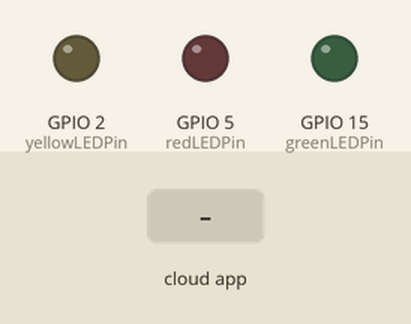
Recording of a sketch running on a simulated ESP8266 (NodeMCU). On the bench: output pins drawn as LEDs (lit = HIGH). The inputs (shaded band) are chosen by the test bench. WiFi joins after 1.5 s; servers stay silent unless stated; the Firebase database answers and starts empty; what the sketch prints to the serial monitor is not drawn.

Above: at 2.7 s.
2.8 s: the phone or cloud app sets refillOn to 1
At 4.7 s:
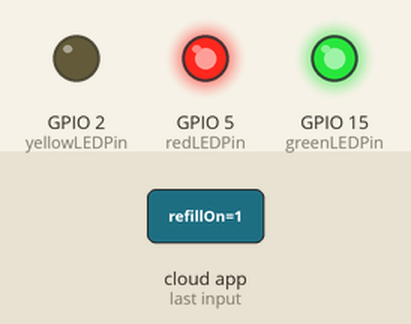
5.0 s: the phone or cloud app sets refillOn to 0
At 6.7 s:
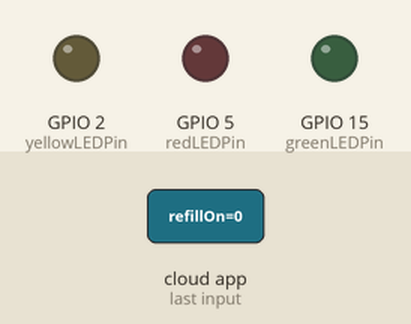
7.5 s: the phone or cloud app sets cementSeqOn to 1
At 9.7 s:
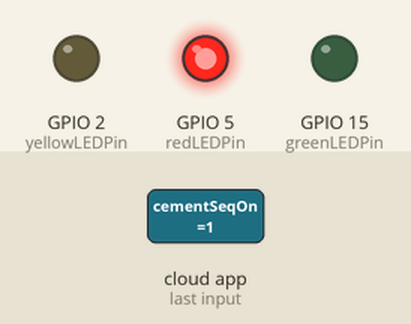
10.0 s: the phone or cloud app sets cementSeqOn to 0
At 11.8 s:
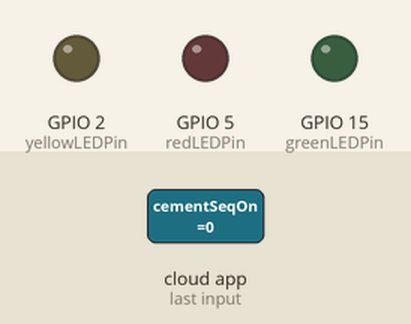
12.5 s: the phone or cloud app sets aggregateSeqOn to 1
At 13.8 s:
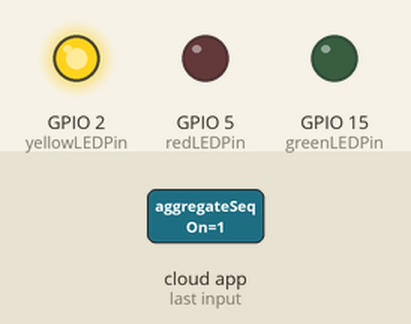
Timing chart, 0 to 15.5 s (numbered marks = the images above; inputs shaded):
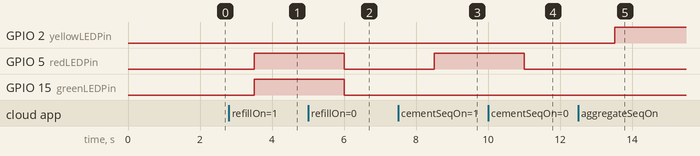

The sketch:

betonara_sketch.ino
```cpp
#include <Arduino.h>
#if defined(ESP32)
  #include <WiFi.h>
#elif defined(ESP8266)
  #include <ESP8266WiFi.h>
#endif
#include <Firebase_ESP_Client.h>

//Provide the token generation process info.
#include "addons/TokenHelper.h"
//Provide the RTDB payload printing info and other helper functions.
#include "addons/RTDBHelper.h"

// Insert your network credentials
#define WIFI_SSID "DBZ"
#define WIFI_PASSWORD "ganimedkalisto"

// Insert Firebase project API Key
#define API_KEY "AIzaSyAYde5VpbifBYJKQ8P-gjKVnLfldTGPrCo"

// Insert RTDB URLefine the RTDB URL */
#define DATABASE_URL "https://iot-betonara-rtdb-default-rtdb.europe-west1.firebasedatabase.app/"

//Define Firebase Data object
FirebaseData fbdo;

FirebaseAuth auth;
FirebaseConfig config;

// declare variables
unsigned long sendDataPrevMillis = 0;
bool signupOK = false;

bool refillOn;
bool cementSeqOn;
bool aggregateSeqOn;
bool waterSeqOn;
bool scaleEmptyingOn;

int redLEDPin = 5;
int yellowLEDPin = 2;
int greenLEDPin = 15;

void setup(){
  Serial.begin(115200);
  WiFi.begin(WIFI_SSID, WIFI_PASSWORD);
  Serial.print("Connecting to Wi-Fi");
  while (WiFi.status() != WL_CONNECTED){
    Serial.print(".");
    delay(300);
  }
  Serial.println();
  Serial.print("Connected with IP: ");
  Serial.println(WiFi.localIP());
  Serial.println();

  /* Assign the api key (required) */
  config.api_key = API_KEY;

  /* Assign the RTDB URL (required) */
  config.database_url = DATABASE_URL;

  /* Sign up */
  if (Firebase.signUp(&config, &auth, "", "")){
    Serial.println("ok");
    signupOK = true;
  }
  else{
    Serial.printf("%s\n", config.signer.signupError.message.c_str());
  }

  /* Assign the callback function for the long running token generation task */
  config.token_status_callback = tokenStatusCallback; //see addons/TokenHelper.h

  Firebase.begin(&config, &auth);
  Firebase.reconnectWiFi(true);

  //make the red LED pin output and initially turned off
  pinMode(redLEDPin, OUTPUT);
  digitalWrite(redLEDPin, LOW);
  //make the yellow LED pin output and initially turned off
  pinMode(yellowLEDPin, OUTPUT);
  digitalWrite(yellowLEDPin, LOW);
  //make the green LED pin output and initially turned off
  pinMode(greenLEDPin, OUTPUT);
  digitalWrite(greenLEDPin, LOW);
}

void loop(){
  if (Firebase.ready() && signupOK && (millis() - sendDataPrevMillis > 500 || sendDataPrevMillis == 0)){
    sendDataPrevMillis = millis();

    Serial.println("------------- print this or else... --------------");


    // Read bool values from the realtime database
    if (Firebase.RTDB.getBool(&fbdo, "/concrete/refillOn")) {
      if (fbdo.dataTypeEnum() == firebase_rtdb_data_type_boolean) {
        refillOn = fbdo.to<bool>();
      }
    }
    if (Firebase.RTDB.getBool(&fbdo, "/concrete/cementSeqOn")) {
      if (fbdo.dataTypeEnum() == firebase_rtdb_data_type_boolean) {
        cementSeqOn = fbdo.to<bool>();
      }
    }
    if (Firebase.RTDB.getBool(&fbdo, "/concrete/aggregateSeqOn")) {
      if (fbdo.dataTypeEnum() == firebase_rtdb_data_type_boolean) {
        aggregateSeqOn = fbdo.to<bool>();
      }
    }
    if (Firebase.RTDB.getBool(&fbdo, "/concrete/waterSeqOn")) {
      if (fbdo.dataTypeEnum() == firebase_rtdb_data_type_boolean) {
        waterSeqOn = fbdo.to<bool>();
      }
    }
    if (Firebase.RTDB.getBool(&fbdo, "/concrete/scaleEmptyingOn")) {
      if (fbdo.dataTypeEnum() == firebase_rtdb_data_type_boolean) {
        scaleEmptyingOn = fbdo.to<bool>();
      }
    }

    if (refillOn) {
      digitalWrite(redLEDPin, HIGH);
      digitalWrite(yellowLEDPin, LOW);
      digitalWrite(greenLEDPin, HIGH);
      delay(500);
    } else if (cementSeqOn) {
      digitalWrite(redLEDPin, HIGH);
      digitalWrite(yellowLEDPin, LOW);
      digitalWrite(greenLEDPin, LOW);
      delay(500);
    } else if (aggregateSeqOn) {
      digitalWrite(redLEDPin, LOW);
      digitalWrite(yellowLEDPin, HIGH);
      digitalWrite(greenLEDPin, LOW);
      delay(500);
    } else if (waterSeqOn) {
      digitalWrite(redLEDPin, LOW);
      digitalWrite(yellowLEDPin, LOW);
      digitalWrite(greenLEDPin, HIGH);
      delay(500);
    } else if (scaleEmptyingOn) {
      digitalWrite(redLEDPin, HIGH);
      digitalWrite(yellowLEDPin, HIGH);
      digitalWrite(greenLEDPin, HIGH);
      delay(500);
    } else {
      digitalWrite(redLEDPin, LOW);
      digitalWrite(yellowLEDPin, LOW);
      digitalWrite(greenLEDPin, LOW);
      delay(500);
    }


    // ################## REFERENCE CODE #####################
    // Write an Int number on the database path test/int
    // if (Firebase.RTDB.setInt(&fbdo, "test/int", count)){
    //   Serial.println("PASSED");
    //   Serial.println("PATH: " + fbdo.dataPath());
    //   Serial.println("TYPE: " + fbdo.dataType());
    // }
    // else {
    //   Serial.println("FAILED");
    //   Serial.println("REASON: " + fbdo.errorReason());
    // }
    // count++;

    // Write an Float number on the database path test/float
    // if (Firebase.RTDB.setFloat(&fbdo, "test/float", 0.01 + random(0,100))){
    //   Serial.println("PASSED");
    //   Serial.println("PATH: " + fbdo.dataPath());
    //   Serial.println("TYPE: " + fbdo.dataType());
    // }
    // else {
    //   Serial.println("FAILED");
    //   Serial.println("REASON: " + fbdo.errorReason());
    // }

    // Read an Int from the realtime database
    // if (Firebase.RTDB.getInt(&fbdo, "test/int")) {
    //   if (fbdo.dataTypeEnum() == firebase_rtdb_data_type_integer) {
    //     test_int = fbdo.to<int>();
    //     Serial.println("this is the value of test_int: ");
    //     Serial.println(test_int);
    //   }
    // }

    // Write an Int number to the realtime database
    //Firebase.RTDB.setInt(&fbdo, "test/int", test_int);
    // Write a bool value to the realtime database
    //Firebase.RTDB.setBool(&fbdo, "test/bool", cementSeqOn);
  }
}
```

Measured:
- after the input at 2.8 s, GPIO 5 (redLEDPin), GPIO 15 (greenLEDPin): LOW → HIGH after 0.71 s
- after the input at 5.0 s, GPIO 5 (redLEDPin), GPIO 15 (greenLEDPin): HIGH → LOW after 1.0 s
- after the input at 7.5 s, GPIO 5 (redLEDPin): LOW → HIGH after 1.0 s
- after the input at 10.0 s, GPIO 5 (redLEDPin): HIGH → LOW after 1.0 s
- after the input at 12.5 s, GPIO 2 (yellowLEDPin): LOW → HIGH after 1.0 s
